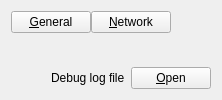
     <widget class="QWidget" name="pageInfo">
      <layout class="QVBoxLayout" name="verticalLayoutInfo">
       <item>
        <layout class="QHBoxLayout" name="horizontalLayoutInfoTabs">
         <property name="spacing">
          <number>0</number>
         </property>
         <item>
          <widget class="QPushButton" name="btnInfoGeneral">
           <property name="text">
            <string>&amp;General</string>
           </property>
           <property name="checkable">
            <bool>true</bool>
           </property>
          </widget>
         </item>
         <item>
          <widget class="QPushButton" name="btnInfoNetwork">
           <property name="text">
            <string>&amp;Network</string>
           </property>
           <property name="checkable">
            <bool>true</bool>
           </property>
          </widget>
         </item>
         <item>
          <spacer name="horizontalSpacerInfoTabs">
           <property name="orientation">
            <enum>Qt::Horizontal</enum>
           </property>
           <property name="sizeHint" stdset="0">
            <size>
             <width>40</width>
             <height>20</height>
            </size>
           </property>
          </spacer>
         </item>
        </layout>
       </item>
       <item>
        <widget class="QStackedWidget" name="stackedWidgetInfo">
         <property name="currentIndex">
          <number>0</number>
         </property>
         <widget class="InformationWidget" name="informationWidget" native="true"/>
         <widget class="NetworkWidget" name="networkWidget" native="true"/>
        </widget>
       </item>
       <item>
        <layout class="QHBoxLayout" name="horizontalLayoutInfoFooter">
         <item>
          <spacer name="horizontalSpacerInfoFooter">
           <property name="orientation">
            <enum>Qt::Horizontal</enum>
           </property>
           <property name="sizeHint" stdset="0">
            <size>
             <width>40</width>
             <height>20</height>
            </size>
           </property>
          </spacer>
         </item>
         <item>
          <widget class="QLabel" name="labelDebugLogfile">
           <property name="text">
            <string>Debug log file</string>
           </property>
          </widget>
         </item>
         <item>
          <widget class="QPushButton" name="openDebugLogfileButton">
           <property name="toolTip">
            <string>Open the %1 debug log file from the current data directory. This can take a few seconds for large log files.</string>
           </property>
           <property name="text">
            <string>&amp;Open</string>
           </property>
           <property name="autoDefault">
            <bool>false</bool>
           </property>
          </widget>
         </item>
        </layout>
       </item>
      </layout>
     </widget>
